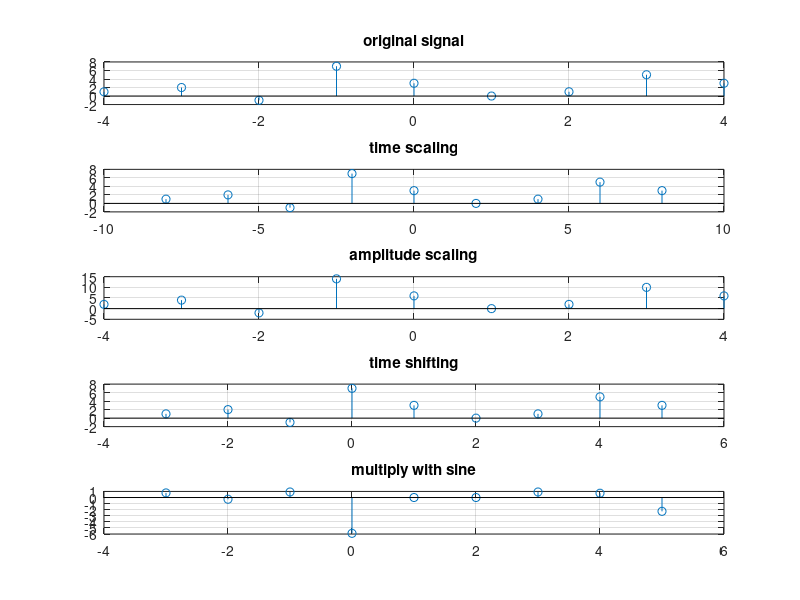

This figure's MATLAB source:
clc;
close all;
clear all;
t=[-4,-3,-2,-1,0,1,2,3,4];
x=[1,2,-1,7,3,0,1,5,3];
figure;
subplot(5,1,1);
stem(t,x);
grid on;
title('original signal');
subplot(5,1,2);
stem(2*t,x);
grid on;
title('time scaling');
subplot(5,1,3);
stem(t,x*2);
grid on;
title('amplitude scaling')
subplot(5,1,4);
stem(t+1,x);
title('time shifting');
grid on;
subplot(5,1,5);
stem(t+1,x.*sin(t));
title('multiply with sine');
grid on;
